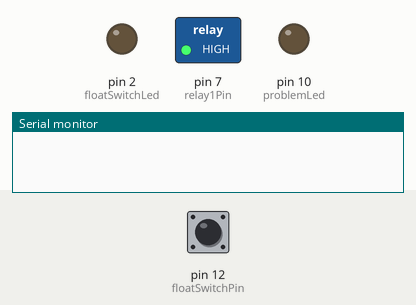
The sketch below on a simulated Arduino Uno, built with avr-gcc and run on an emulated ATmega328P. Shown: switched loads named in the sketch (green lamp = pin HIGH), output pins drawn as LEDs (lit = HIGH), the last lines printed to the serial monitor. The inputs (shaded band) are chosen by the test bench; at power-on: pin 12 (floatSwitchPin) HIGH.

Above: at 1.2 s.
1.3 s: pin 12 (floatSwitchPin) pulled LOW for 0.15 s
At 2.0 s:
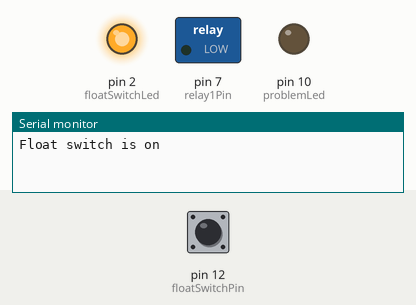
Timing chart, 0 to 12.8 s (numbered marks = the images above; inputs shaded):
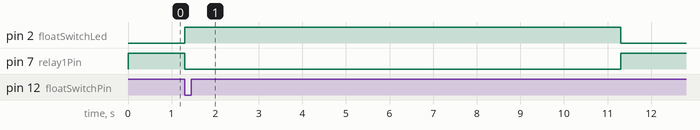

Measured:
- after the input at 1.3 s, pin 2 (floatSwitchLed): LOW → HIGH at once, → LOW 10.0 s later; pin 7 (relay1Pin): HIGH → LOW at once, → HIGH 10.0 s later

The sketch:

ShitterPump.ino
```cpp
int relay1Pin = 7;
int floatSwitchPin = 12;
int floatSwitchLed = 2;
int problemLed = 10;

void turnPumpOn() {
    digitalWrite(relay1Pin, LOW);
}

void turnPumpOff() {
    digitalWrite(relay1Pin, HIGH);
}

void clearLEDs() {
    digitalWrite(floatSwitchLed, LOW);
    digitalWrite(problemLed, LOW);
}

void turnProblemLightOn() {
    digitalWrite(problemLed, HIGH);
}

void turnProblemLightOff() {
    digitalWrite(problemLed, LOW);
}

bool isFloatSwitchOn() {
    return digitalRead(floatSwitchPin) == LOW;
}

void setup(void) {
    // start serial port
    Serial.begin(9600);
    pinMode(relay1Pin, OUTPUT);
    pinMode(floatSwitchPin, INPUT_PULLUP);
    pinMode(floatSwitchLed, OUTPUT);
    pinMode(problemLed, OUTPUT);
    turnPumpOff();
    clearLEDs();
}

void loop(void) {
    bool floatSwitchState = isFloatSwitchOn();
    //turn the float switch LED on if applicable
    digitalWrite(floatSwitchLed, floatSwitchState);
    turnProblemLightOff();

    if (floatSwitchState) {
        Serial.print("Float switch is on\r\n");
        turnPumpOn();
        delay(10000);
        //10 seconds of runtime and still high is not right, sleep a second, check again, but then wait 30 seconds to prevent running the pump constantly
        //also turn the problem pin on while sleeping to notify that something bad happened
        if (isFloatSwitchOn()) {
            Serial.print("In problem state, still high after running\r\n");
            turnPumpOff();
            turnProblemLightOn();
            delay(30000);
        } else {
            Serial.print("Float switch is off, cleared\r\n");
            clearLEDs();
        }
    }
    turnPumpOff();

    delay(100);
}
```
